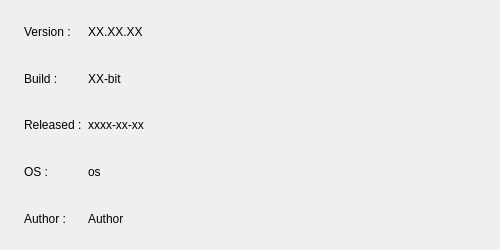
<?xml version="1.0" encoding="UTF-8"?>
<ui version="4.0">
 <class>About</class>
 <widget class="QDialog" name="About">
  <property name="geometry">
   <rect>
    <x>0</x>
    <y>0</y>
    <width>500</width>
    <height>250</height>
   </rect>
  </property>
  <property name="minimumSize">
   <size>
    <width>500</width>
    <height>250</height>
   </size>
  </property>
  <property name="maximumSize">
   <size>
    <width>500</width>
    <height>300</height>
   </size>
  </property>
  <property name="windowTitle">
   <string>About App</string>
  </property>
  <property name="sizeGripEnabled">
   <bool>false</bool>
  </property>
  <layout class="QGridLayout" name="gridLayout">
   <item row="0" column="0">
    <layout class="QHBoxLayout" name="horizontalLayout">
     <item>
      <widget class="QLabel" name="label">
       <property name="text">
        <string/>
       </property>
       <property name="pixmap">
        <pixmap resource="PLVAnalysis.qrc">:/TT/Icons/logo.svg</pixmap>
       </property>
      </widget>
     </item>
     <item>
      <layout class="QVBoxLayout" name="verticalLayout">
       <item>
        <widget class="QLabel" name="labelCaptionVersion">
         <property name="text">
          <string>Version :</string>
         </property>
        </widget>
       </item>
       <item>
        <widget class="QLabel" name="labelCaptionBuild">
         <property name="text">
          <string>Build :</string>
         </property>
        </widget>
       </item>
       <item>
        <widget class="QLabel" name="labelCaptionReleaseDate">
         <property name="text">
          <string>Released :</string>
         </property>
        </widget>
       </item>
       <item>
        <widget class="QLabel" name="labelCaptionOS">
         <property name="text">
          <string>OS :</string>
         </property>
        </widget>
       </item>
       <item>
        <widget class="QLabel" name="labelCaptionAuthor">
         <property name="text">
          <string>Author :</string>
         </property>
        </widget>
       </item>
      </layout>
     </item>
     <item>
      <layout class="QVBoxLayout" name="verticalLayout_2">
       <item>
        <widget class="QLabel" name="labelVersion">
         <property name="text">
          <string>XX.XX.XX</string>
         </property>
        </widget>
       </item>
       <item>
        <widget class="QLabel" name="labelBuild">
         <property name="text">
          <string>XX-bit</string>
         </property>
        </widget>
       </item>
       <item>
        <widget class="QLabel" name="labelReleaseDate">
         <property name="text">
          <string>xxxx-xx-xx</string>
         </property>
        </widget>
       </item>
       <item>
        <widget class="QLabel" name="labelOS">
         <property name="text">
          <string>os</string>
         </property>
        </widget>
       </item>
       <item>
        <widget class="QLabel" name="labelAuthor">
         <property name="text">
          <string>Author</string>
         </property>
        </widget>
       </item>
      </layout>
     </item>
     <item>
      <spacer name="horizontalSpacer">
       <property name="orientation">
        <enum>Qt::Horizontal</enum>
       </property>
       <property name="sizeHint" stdset="0">
        <size>
         <width>40</width>
         <height>20</height>
        </size>
       </property>
      </spacer>
     </item>
    </layout>
   </item>
  </layout>
 </widget>
 <resources>
  <include location="PLVAnalysis.qrc"/>
 </resources>
 <connections/>
</ui>
